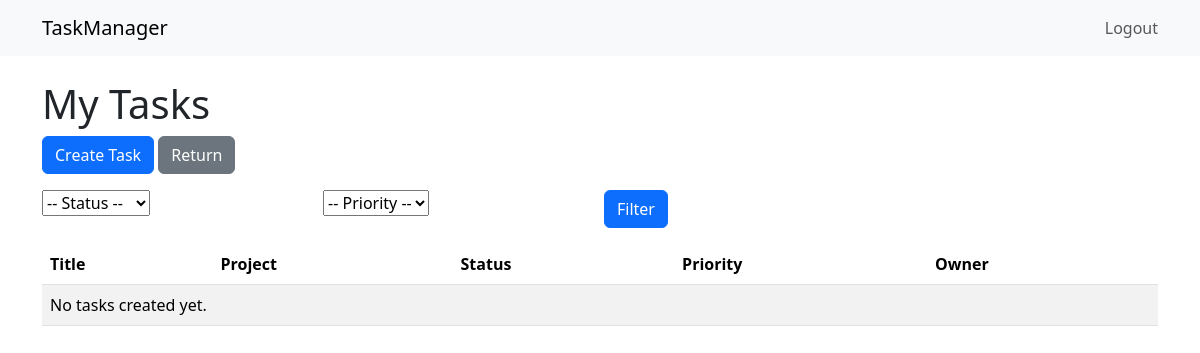
Before: /tasks/ (signed in) with the older database file.
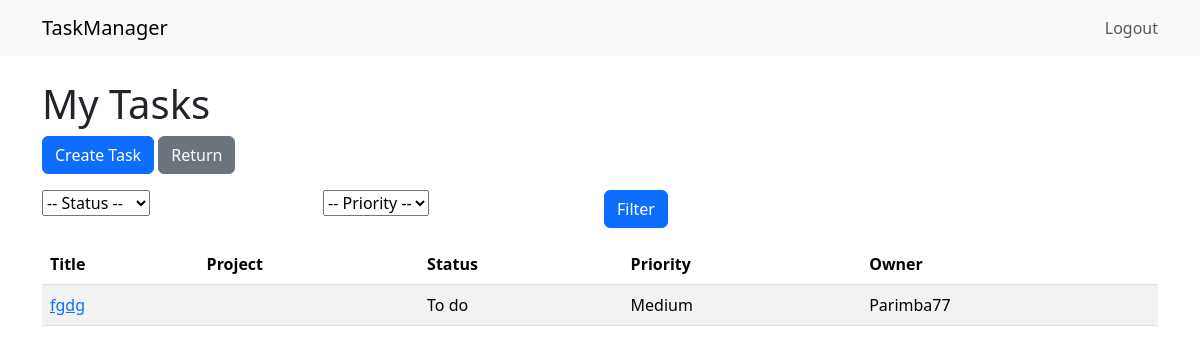
After: the same page with the newer database file.
### core/models.py (models this page shows, shortened)
class Task(models.Model):
    STATUS_CHOICES = [
        ('todo', 'To do'),
        ('in_progress', 'In progress'),
        ('done', 'Done')
    ]
    PRIORITY_CHOICES = [
        ('low', 'Low'),
        ('medium', 'Medium'),
        ('high', 'High')
    ]
    title = models.CharField(max_length=150)
    description = models.TextField(blank=True)
    project = models.ForeignKey(
        Project,
        on_delete=models.CASCADE,
        related_name='tasks'
    )
    assigned_to = models.ForeignKey(
        settings.AUTH_USER_MODEL,
        on_delete=models.SET_NULL,
        null=True,
        blank=True,
        related_name='tasks'
    )
    status = models.CharField(
        max_length=30,
        choices=STATUS_CHOICES,
        default='todo'
    )
    priority = models.CharField(
        max_length=10,
        choices=PRIORITY_CHOICES,
        default='medium'
    )
    due_date = models.DateField(null=True, blank=True)
    created_at = models.DateTimeField(auto_now_add=True)

### core/views.py (the view)
# urls.py: path('tasks/', views.TaskListView.as_view(), name='task_list'),
class TaskListView(LoginRequiredMixin, ListView):
    model = Task
    template_name = "core/task_list.html"
    context_object_name = "tasks"
    def get_queryset(self):
        qs =Task.objects.filter(project__owner=self.request.user)
        status = self.request.GET.get("status")
        priority = self.request.GET.get("priority")
        if status:
            qs = qs.filter(status=status)
        if priority:
            qs = qs.filter(priority=priority)
        return qs.order_by('due_date')

### core/templates/core/task_list.html (shortened to what this page needs)
{% extends "core/base.html" %}
{% block content %}
    <h1>My Tasks</h1>
    <a class="btn btn-primary mb-3" href="{% url 'core:task_create' %}">Create Task</a>
    <a href="{% url 'core:project_list' %}" class="btn btn-secondary mb-3">Return</a>
    <form method="get" class="row g-2 mb-3">
        <div class="col-md-3">
            <select name="status" id="form-select">
                <option value="">-- Status --</option>
            </select>
        </div>
        <div class="col-md-3">
            <select name="priority" id="form-select">
                <option value="">-- Priority --</option>
            </select>
        </div>
        <div class="col-md-2">
            <button type="submit" class="btn btn-primary">Filter</button>
        </div>
    </form>
    <table class="table table-striped">
        <thead>
            <tr>
                <th>Title</th>
                <th>Project</th>
                <th>Status</th>
                <th>Priority</th>
                <th>Owner</th>
            </tr>
        </thead>
        <tbody>
            {% for t in tasks %}
            <tr>
                <td><a href="{% url 'core:task_detail' t.pk %}">{{ t.title }}</a></td>
                <td>{{ t.project_name }}</td>
                <td>{{ t.get_status_display }}</td>
                <td>{{ t.get_priority_display }}</td>
                <td>{{ t.assigned_to }}</td>
            </tr>
            {% empty %}
            <tr><td colspan="5">No tasks created yet.</td></tr>
            {% endfor %}
        </tbody>
    </table>
{% endblock %}

### core/templates/core/base.html (shortened to what this page needs)
<!doctype html>
<html lang="en">
  <head>
    <link href="https://cdn.jsdelivr.net/npm/bootstrap@5.3.8/dist/css/bootstrap.min.css" rel="stylesheet">
  </head>
  <body>
    <nav class="navbar navbar-expand-lg navbar-light bg-light">
      <div class="container">
        <a class="navbar-brand" href="{% url 'core:project_list' %}">TaskManager</a>
        <div class="collapse navbar-collapse" id="navbarNav">
          <ul class="navbar-nav ms-auto">
            {% if user.is_authenticated %}
              <li class="nav-item">
                <form method="post" action="{% url 'logout' %}" style="display:inline;">
                  <button type="submit" class="btn btn-link nav-link" style="padding:0; border:none; background:none;">
                    Logout
                  </button>
                </form>
              </li>
            {% else %}
              <li class="nav-item"><a href="{% url 'login' %}" class="nav-link">Login</a></li>
              <li class="nav-item"><a href="{% url 'core:signup' %}" class="nav-link">Register</a></li>
            {% endif %}
          </ul>
        </div>
      </div>
    </nav>
    <div class="container mt-4">
      {% block content %}{% endblock %}
    </div>

Changed rows visible on the page:
added Task: title "fgdg", status "To do", priority "Medium", assigned_to "Parimba77"
Other visible differences:
text no longer shown: "No tasks created yet."
